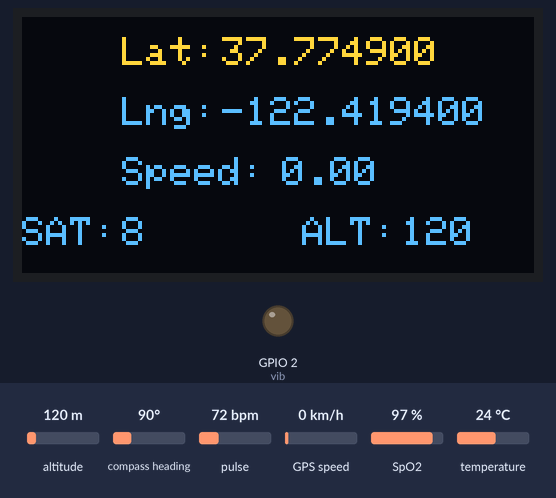
Recording of a sketch running on a simulated ESP32. Parts: 128×64 one-colour display, output pins drawn as LEDs (lit = HIGH). The inputs (shaded band) are chosen by the test bench; at power-on: pulse 72 bpm, SpO2 97 %, temperature 24 °C, altitude 120 m, GPS speed 0 km/h, compass heading 90°. The OLED is the two-colour kind (top 16 rows yellow); WiFi joins after 1.5 s; servers stay silent unless stated; the GPS gets a fix after 3 s at 37.7749, -122.4194 with 8 satellites; what the sketch prints to the serial monitor is not drawn.

Above: at 10.4 s.
10.5 s: pulse set to 77 bpm
At 20.1 s:
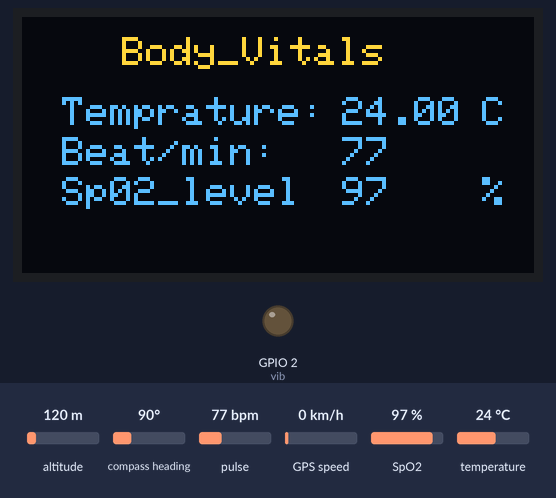
20.5 s: pulse set to 82 bpm
At 26.9 s:
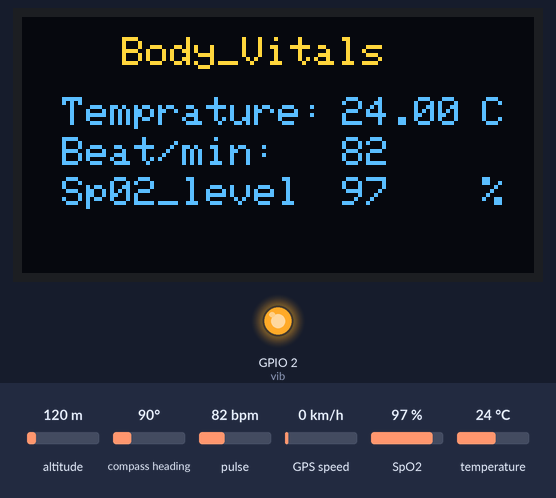
28.6 s: SpO2 set to 80 %
At 37.5 s:
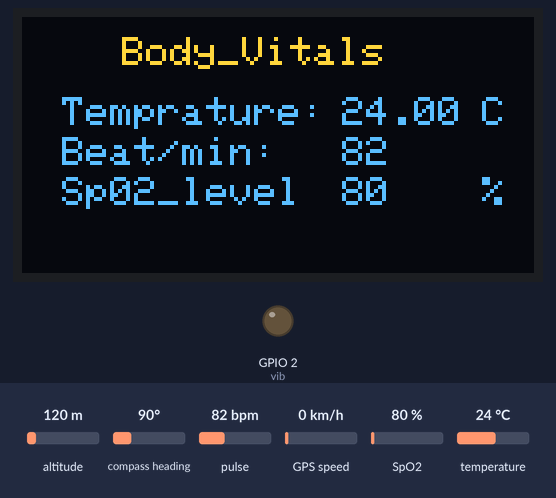
38.6 s: temperature set to 12 °C
At 47.6 s:
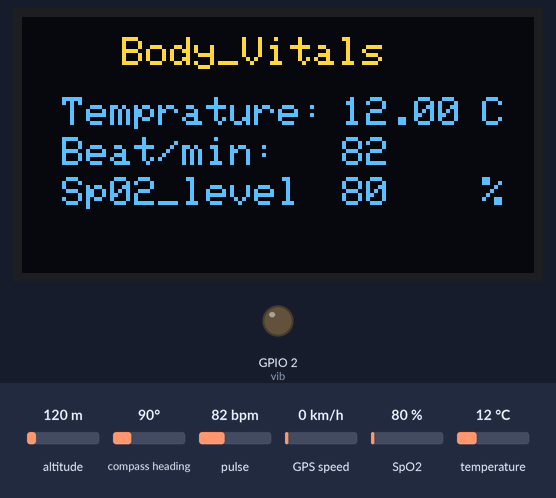
47.7 s: altitude set to 20 m
At 54.8 s:
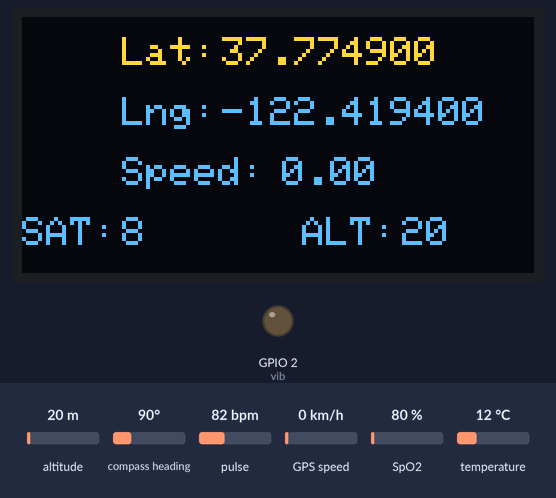
57.8 s: GPS speed set to 2 km/h
Timing chart, 0 to 68.9 s (numbered marks = the images above; inputs shaded):
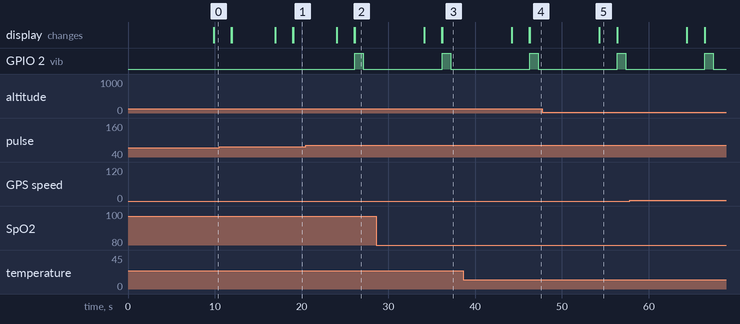

The sketch:

Watch-project-code.ino
```cpp
//BLYNK
#define BLYNK_TEMPLATE_ID           "TMPL3MaXILfMC"
#define BLYNK_TEMPLATE_NAME         "Quickstart Template"
#define BLYNK_AUTH_TOKEN            "IFadZgFV0w7ctemOu-xhw076aPmSXNQ9"
#define BLYNK_PRINT Serial
#include <WiFi.h>
#include <WiFiClient.h>
#include <BlynkSimpleEsp32.h>

// Your WiFi credentials.
char ssid[] = "smartdevice";
char pass[] = "smartdevice";

//MAX30010
#include <DFRobot_MAX30102.h>
DFRobot_MAX30102 particleSensor;
float temp = 0;

//oled
#include <Adafruit_SSD1306.h>
#include <Wire.h>
#define SCREEN_WIDTH 128 // OLED display width, in pixels
#define SCREEN_HEIGHT 64 // OLED display height, in pixels
#define OLED_RESET -1 //Reset pin # (or -1 if sharing Arduino reset pin)
#define SCREEN_ADDRESS 0x3C //See datasheet for Address
Adafruit_SSD1306 display(SCREEN_WIDTH, SCREEN_HEIGHT, &Wire, OLED_RESET);

//gps
#include <TinyGPS++.h>
#define RXD2 10
#define TXD2 9
HardwareSerial neogps(1);
TinyGPSPlus gps;
String g = "https://maps.google.com/maps/place/";
String LA ;
String LON ;

//VIB
#define vib 2

void setup()
{
//Init serial
Serial.begin(115200);
//serial end


//gps
neogps.begin(9600, SERIAL_8N1, RXD2, TXD2);
//gps end

//oled
  // SSD1306_SWITCHCAPVCC = generate display voltage from 3.3V internally
  if(!display.begin(SSD1306_SWITCHCAPVCC, SCREEN_ADDRESS)) {
    Serial.println(F("SSD1306 allocation failed"));
    for(;;); // Don't proceed, loop forever
  }
    display.clearDisplay();
  display.display();
  delay(2000);
//oled end


//blynk init
Blynk.begin(BLYNK_AUTH_TOKEN, ssid, pass);
while (!particleSensor.begin()) {
Serial.println("MAX30102 was not found");
delay(1000);
}
//blynk end


//max30010 init

particleSensor.sensorConfiguration(/*ledBrightness=*/50, /*sampleAverage=*/SAMPLEAVG_4, \
                        /*ledMode=*/MODE_MULTILED, /*sampleRate=*/SAMPLERATE_100, \
                        /*pulseWidth=*/PULSEWIDTH_411, /*adcRange=*/ADCRANGE_16384);
digitalWrite(vib,HIGH);
delay(1000);
digitalWrite(vib,LOW);
}

//calculations and var for spo2
int32_t SPO2; //SPO2
int8_t SPO2Valid; //Flag to display if SPO2 calculation is valid
int32_t heartRate; //Heart-rate
int8_t heartRateValid; //Flag to display if heart-rate calculation is valid
//max30010 init end


void loop()
{


  // Build the message to send
      char text[ 64 ];

      strcpy_P( text, (const char *) F("https://maps.google.com/maps/place/") );
      char *ptr = &text[ strlen(text) ];

      dtostrf( gps.location.lat(), 4, 5, ptr ); // append the latitude
      ptr = &ptr[ strlen(ptr) ];

      *ptr++ = ',';  // append one character
      *ptr++ = ' ';

      dtostrf( gps.location.lng(), 4, 5, ptr ); // append the longitude


  Serial.println(F("Wait about four seconds"));
  particleSensor.heartrateAndOxygenSaturation(/**SPO2=*/&SPO2, /**SPO2Valid=*/&SPO2Valid, /**heartRate=*/&heartRate, /**heartRateValid=*/&heartRateValid);
  temp = particleSensor.readTemperatureC();
  //Print result

  //BPM AND SPO2 value
  Serial.print(F("heartRate="));
  Serial.print(heartRate, DEC);

  Serial.print(F(", heartRateValid="));
  Serial.println(heartRateValid, DEC);

  Serial.print(F("; SPO2="));
  Serial.println(SPO2, DEC);

  Serial.print(F(", SPO2Valid="));
  Serial.println(SPO2Valid, DEC);

  Serial.print(F(", Temprature="));
  Serial.println(temp);


  //loc
  Serial.println(text);


//call oled function
  boolean newData = false;
  for (unsigned long start = millis(); millis() - start < 1000;)
  {
    while (neogps.available())
    {
      if (gps.encode(neogps.read()))
      {
        newData = true;
      }
    }
  }

  //If newData is true
  if(newData == true)
  {
    newData = false;
    Serial.println(gps.satellites.value());
    print_speed();
  }
  else
  {
    display.clearDisplay();
    display.setTextColor(SSD1306_WHITE);
    display.setCursor(0, 0);
    display.setTextSize(3);
    display.print("No Data");
    display.display();
  }
  delay(2000);
oled();

if(heartRate >= 80)
{
  analogWrite(2,255);
  delay(1000);
  analogWrite(2,0);
  delay(2000);
}
if(heartRate >= 120)
{
  analogWrite(2,255);
  delay(2000);
  analogWrite(2,0);
  delay(2000);
}
if(heartRate >= 160)
{
  analogWrite(2,255);
  delay(3000);
  analogWrite(2,0);
    delay(2000);
}


//blynk write values
Blynk.virtualWrite(V1,SPO2);
Blynk.virtualWrite(V0,heartRate);
Blynk.virtualWrite(V2,temp);
Blynk.virtualWrite(V4,text);
Blynk.virtualWrite(V5,gps.speed.kmph());

//Blynk call function
Blynk.run();

}


void print_speed()
{
  display.clearDisplay();
  display.setTextColor(SSD1306_WHITE);

  if (gps.location.isValid() == 1)
  {
   //String gps_speed = String(gps.speed.kmph());
    display.setTextSize(1);

    //lattitude
    display.setCursor(25, 5);
    display.print("Lat: ");
    display.setCursor(50, 5);
    display.print(gps.location.lat(),6);
    LA = (gps.location.lat());


    display.setCursor(25, 20);
    display.print("Lng: ");
    display.setCursor(50, 20);
    display.print(gps.location.lng(),6);
    LON = (gps.location.lng());

    //speed
    display.setCursor(25, 35);
    display.print("Speed: ");
    display.setCursor(65, 35);
    display.print(gps.speed.kmph());

    //Satellit connection
    display.setTextSize(1);
    display.setCursor(0, 50);
    display.print("SAT:");
    display.setCursor(25, 50);
    display.print(gps.satellites.value());


    //altitude
    display.setTextSize(1);
    display.setCursor(70, 50);
    display.print("ALT:");
    display.setCursor(95, 50);
    display.print(gps.altitude.meters(), 0);
    display.display();

  }
  else
  {
    //if no values then display no data
    display.clearDisplay();
    display.setTextColor(SSD1306_WHITE);
    display.setCursor(0, 0);
    display.setTextSize(3);
    display.print("No Data");
    display.display();
  }

}


void oled()
{
    display.setTextSize(1);
    display.clearDisplay();
    display.setTextColor(SSD1306_WHITE);

    //hedder
    display.setCursor(25, 5);
    display.print("Body_Vitals");

    //Temprature
    display.setCursor(10, 20);
    display.print("Temprature:");
    display.setCursor(80, 20);
    display.print(temp);
    display.setCursor(115, 20);
    display.print("C");


    //bpm
    display.setCursor(10, 30);
    display.print("Beat/min:");
    display.setCursor(80, 30);
    display.print(heartRate);
    display.display();

    //spp02 level
    display.setCursor(10, 40);
    display.print("Sp02_level");
    display.setCursor(80, 40);
    display.print(SPO2);
    display.setCursor(115, 40);
    display.print("%");
    display.display();
}
```

Measured:
- the behaviour switches between 79 and 80 bpm on pulse (found by bisection; images 1 and 2)
- after the input at 20.5 s, GPIO 2 (vib): LOW → HIGH after 5.6 s, → LOW 1.0 s later
- what the display in image 5 shows lasts 2.0 s, from 54.3 s to 56.3 s
